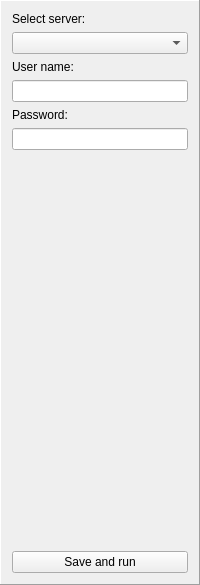
<?xml version="1.0" encoding="UTF-8"?>
<ui version="4.0">
 <class>Frame</class>
 <widget class="QFrame" name="Frame">
  <property name="geometry">
   <rect>
    <x>0</x>
    <y>0</y>
    <width>200</width>
    <height>585</height>
   </rect>
  </property>
  <property name="minimumSize">
   <size>
    <width>200</width>
    <height>0</height>
   </size>
  </property>
  <property name="maximumSize">
   <size>
    <width>200</width>
    <height>16777215</height>
   </size>
  </property>
  <property name="windowTitle">
   <string>Frame</string>
  </property>
  <property name="frameShape">
   <enum>QFrame::Panel</enum>
  </property>
  <property name="frameShadow">
   <enum>QFrame::Raised</enum>
  </property>
  <layout class="QVBoxLayout" name="verticalLayout">
   <item>
    <widget class="QLabel" name="label_2">
     <property name="text">
      <string>Select server:</string>
     </property>
    </widget>
   </item>
   <item>
    <widget class="QComboBox" name="comboBox"/>
   </item>
   <item>
    <widget class="QLabel" name="label_3">
     <property name="text">
      <string>User name:</string>
     </property>
    </widget>
   </item>
   <item>
    <widget class="QLineEdit" name="lineEdit"/>
   </item>
   <item>
    <widget class="QLabel" name="label_4">
     <property name="text">
      <string>Password:</string>
     </property>
    </widget>
   </item>
   <item>
    <widget class="QLineEdit" name="lineEdit_2"/>
   </item>
   <item>
    <spacer name="verticalSpacer">
     <property name="orientation">
      <enum>Qt::Vertical</enum>
     </property>
     <property name="sizeHint" stdset="0">
      <size>
       <width>177</width>
       <height>355</height>
      </size>
     </property>
    </spacer>
   </item>
   <item>
    <widget class="QPushButton" name="pushButton">
     <property name="text">
      <string>Save and run</string>
     </property>
    </widget>
   </item>
  </layout>
 </widget>
 <resources/>
 <connections/>
</ui>
